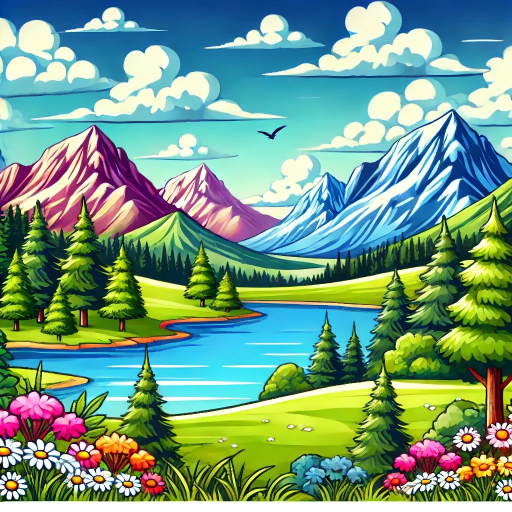
#> input picture Assignment_Image.jpg, 1024 x 1024 px (shown at 1/2 size)
$ python image_lab.py
#> lines starting #> are read from the running program, lines starting #| are printed output that depends on the picture; after the words box and inside, x2 and y2 are one past the last pixel; in counts of white or black regions, pixels touching at a corner belong together
import cv2
import os

# ------------------ Load Image ------------------
img = cv2.imread("Assignment_Image.jpg")
#> img is the input picture: shape (1024, 1024, 3); mean B, G, R 131.7, 155.9, 115.3

if img is None:
    print("Image not found! Put Assignment_Image.jpg in the same folder.")
    exit()
else:
    print(" Image Loaded Successfully!")

# Create output folder in same directory
output_folder = "output"
os.makedirs(output_folder, exist_ok=True)

def save(name, image):
    cv2.imwrite(os.path.join(output_folder, name), image)

# ------------------ Grayscale ------------------
gray = cv2.cvtColor(img, cv2.COLOR_BGR2GRAY)
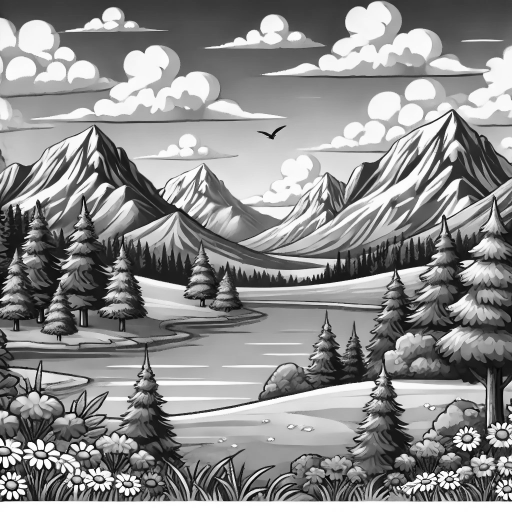
#> gray: shape (1024, 1024) (shown at 1/2 size); min 0, max 255, mean 141
save("gray.jpg", gray)

# ------------------ Resize ------------------
h, w = img.shape[:2]
#> h = 1024; w = 1024
new_w = 400
new_h = int((new_w / w) * h)
#> new_h = 400
resized = cv2.resize(img, (new_w, new_h))
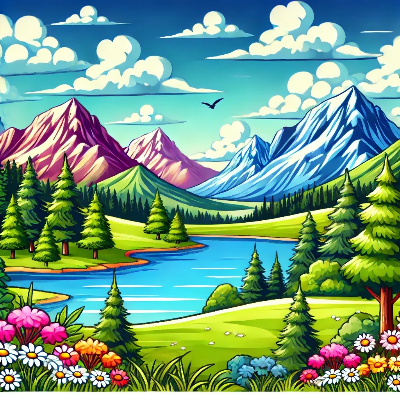
#> resized: shape (400, 400, 3); mean B, G, R 131.6, 155.8, 115.1
save("resized.jpg", resized)

# ------------------ Gaussian Blur ------------------
blur3 = cv2.GaussianBlur(img, (3,3), 0)
blur5 = cv2.GaussianBlur(img, (5,5), 0)
blur7 = cv2.GaussianBlur(img, (7,7), 0)
save("blur3.jpg", blur3)
save("blur5.jpg", blur5)
save("blur7.jpg", blur7)

# ------------------ Canny Edge Detection ------------------
edges_low = cv2.Canny(gray, 50, 100)
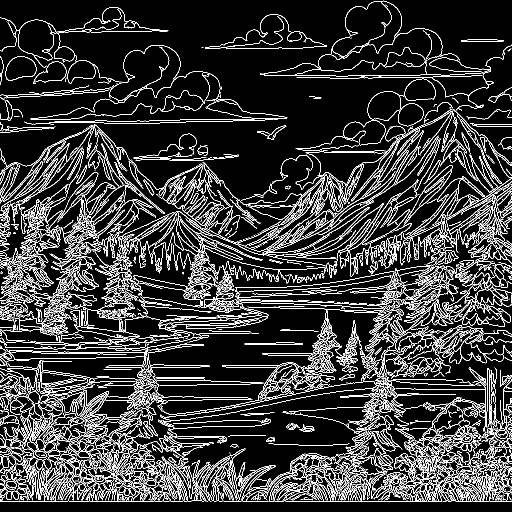
#> edges_low: shape (1024, 1024) (shown at 1/2 size); 13.9% white in thin lines or dots
edges_mid = cv2.Canny(gray, 100, 200)
#> edges_mid: shape (1024, 1024); 12.2% white in thin lines or dots
edges_high = cv2.Canny(gray, 150, 250)
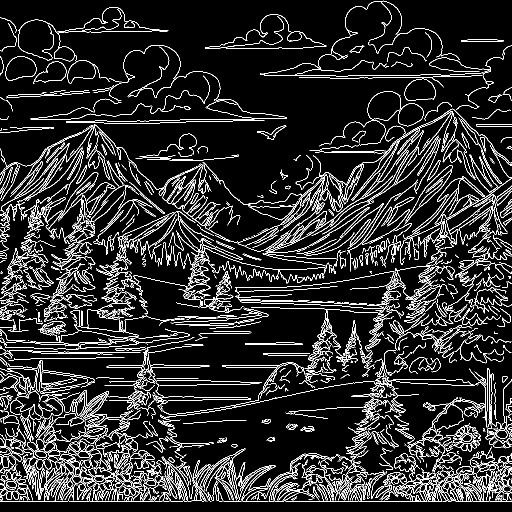
#> edges_high: shape (1024, 1024) (shown at 1/2 size); 10.9% white in thin lines or dots
save("edges_low.jpg", edges_low)
save("edges_mid.jpg", edges_mid)
save("edges_high.jpg", edges_high)

# ------------------ Drawing Shapes ------------------
draw = img.copy()
cv2.rectangle(draw, (50,50), (200,200), (0,0,255), 2)
cv2.rectangle(draw, (250,50), (450,250), (0,0,255), 5)
cv2.circle(draw, (150,350), 50, (0,255,0), 2)
cv2.circle(draw, (400,350), 80, (0,255,0), 5)
save("shapes.jpg", draw)

# ------------------ Gray Level Slicing ------------------
low, high = 100, 200
slice_with_bg = gray.copy()
slice_with_bg[(gray < low) | (gray > high)] = 0
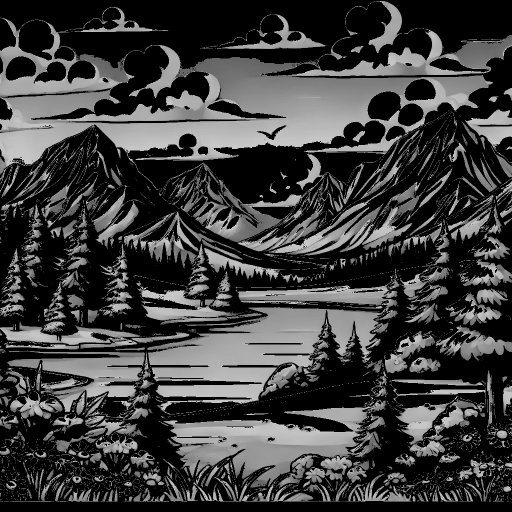
#> slice_with_bg: shape (1024, 1024) (shown at 1/2 size); min 0, max 200, mean 62.8

slice_without_bg = gray.copy()
slice_without_bg[(gray >= low) & (gray <= high)] = 255
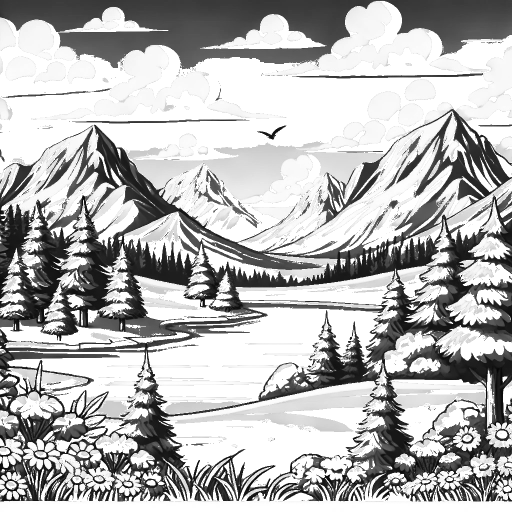
#> slice_without_bg: shape (1024, 1024) (shown at 1/2 size); min 0, max 255, mean 181.1
slice_without_bg[(gray < low) | (gray > high)] = 0
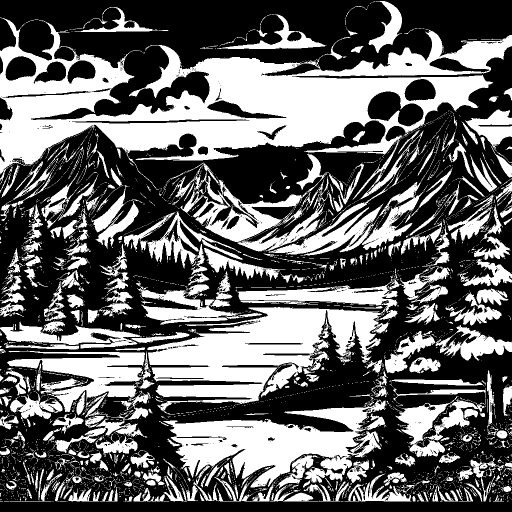
#> slice_without_bg: shape (1024, 1024) (shown at 1/2 size); 40.3% white; 3643 white regions (3244 under 20 px), largest, box (x1, y1, x2, y2) and area: (0, 35, 1024, 511) 134077, (295, 557, 795, 829) 56622, (326, 799, 771, 1003) 38252

save("slice_with_bg.jpg", slice_with_bg)
save("slice_no_bg.jpg", slice_without_bg)

# Save original too
save("original.jpg", img)

print("\n ALL IMAGES SAVED SUCCESSFULLY in 'output' folder!")
